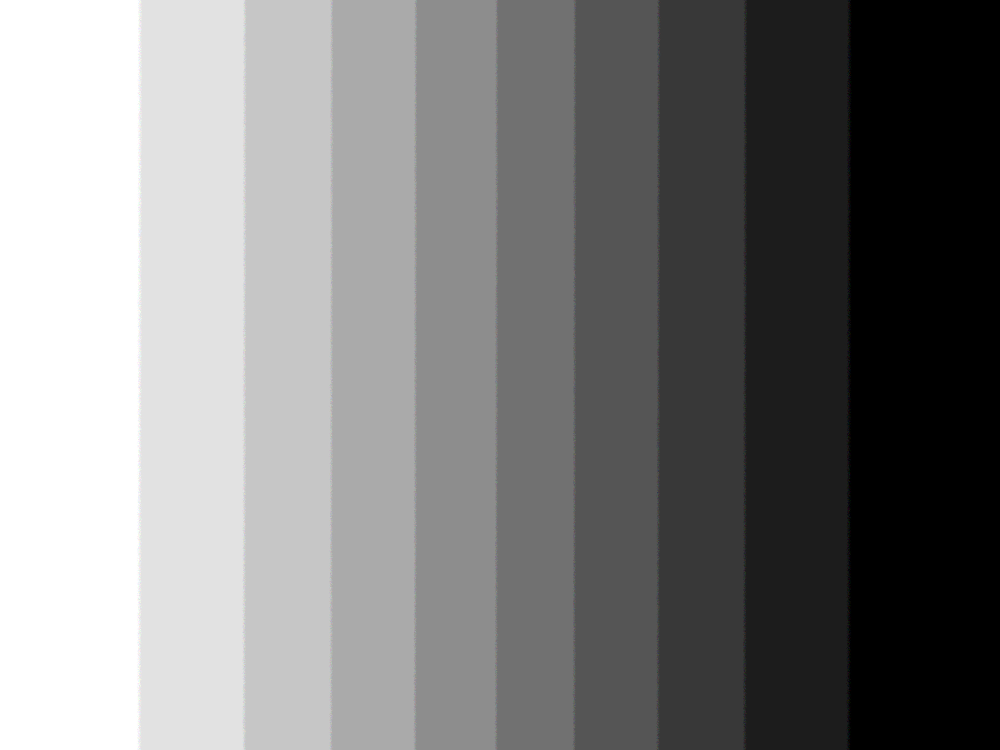
#> input picture assets/images/basic/thresh.jpg, 2000 x 1500 px (shown at 1/2 size)
$ jupyter execute --allow-errors image_processing_techniques.ipynb   (older library calls are emulated)   (text cells are left out)
#> lines starting #> are read from the running program, lines starting #| are printed output that depends on the picture; after the words box and inside, x2 and y2 are one past the last pixel; in counts of white or black regions, pixels touching at a corner belong together
[cell 1]
import cv2
import numpy as np
from matplotlib import pyplot as plt

img=np.random.randint(100, 150, size=[5, 5], dtype=np.uint8)
print(f'img : \n{img}\n')

thd, t1 = cv2.threshold(img, 125, 245, cv2.THRESH_BINARY)   # try 125
print(f'thd : {thd}\n\n'
      f't1 :\n{t1}')

[cell 2]
import cv2
import numpy as np

img = cv2.resize(cv2.imread('../assets/images/basic/thresh.jpg', 0), (300,200))
#> img: shape (200, 300); min 0, max 255, mean 125.9
# img = cv2.resize(cv2.imread('../assets/images/basic/lenaColor.png', 0),(400, 300))

ret, thresh1 = cv2.threshold(img, 127, 255, cv2.THRESH_BINARY)  # 1=255, 0=0
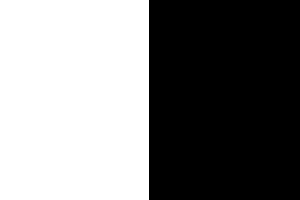
#> thresh1: shape (200, 300); 49.7% white; 1 white region, box (x1, y1, x2, y2) and area: (0, 0, 149, 200) 29800
ret, thresh2 = cv2.threshold(img, 127, 255, cv2.THRESH_BINARY_INV)
ret, thresh3 = cv2.threshold(img, 127, 255, cv2.THRESH_TRUNC)   # 1=127 Thresh, 0=value
ret, thresh4 = cv2.threshold(img, 127, 255, cv2.THRESH_TOZERO)  # 1=value,  0=0
ret, thresh5 = cv2.threshold(img, 127, 255, cv2.THRESH_TOZERO_INV)
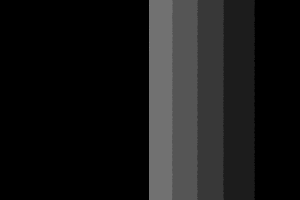
#> thresh5: shape (200, 300); min 0, max 124, mean 23.7

titles = ['Original Image', 'BINARY', 'BINARY_INV', 'TRUNC', 'TOZERO', 'TOZERO_INV']
images = [img, thresh1, thresh2, thresh3, thresh4, thresh5]
print(f'ret : {ret}')

plt.figure(figsize=(16, 8))

for idx, (t, i) in enumerate(zip(titles, images)):
    plt.subplot(2, 3, idx + 1),  plt.imshow(i, 'gray')
    plt.setp(plt.title(t), color='k')
    plt.xticks([]), plt.yticks([])
#> this loop made 6 passes
#> t on passes 1 to 6: 'Original Image', 'BINARY', 'BINARY_INV', 'TRUNC', 'TOZERO', 'TOZERO_INV'

cv2.waitKey(0)
cv2.destroyAllWindows()
cv2.waitKey(1)

[cell 3]
import cv2
import numpy as np

img=np.random.randint(0, 255, size=[5, 5], dtype=np.uint8)

print(f'img :\n{img}\n')

t1, thd = cv2.threshold(img, 127, 255, cv2.THRESH_BINARY)   # try 127 → 125
print(f'threshHold : {t1}\n\n'
      f'thd :\n{thd}\n')

Ad_thd_mean = cv2.adaptiveThreshold(img, 255, cv2.ADAPTIVE_THRESH_MEAN_C, cv2.THRESH_BINARY, 3, 3)
print(f'Ad_thd_mean :\n{Ad_thd_mean}\n')

Ad_thd_gauss = cv2.adaptiveThreshold(img, 255, cv2.ADAPTIVE_THRESH_GAUSSIAN_C, cv2.THRESH_BINARY, 3, 3)
print(f'Ad_thd_gauss :\n{Ad_thd_mean}')

[cell 4]
import numpy as np
import cv2

image = cv2.imread('../assets/images/basic/mybaby.jpg', 0)
cv2.imshow('Original', image)

ret, thresh = cv2.threshold(image, 127, 255, cv2.THRESH_BINARY)  # 1 : 255, 0 : 0
cv2.imshow('Thresh hold 127, 255', thresh)

#> (the rest of this cell did not finish here and is left out)

[cell 5]
import cv2
import numpy as np

img=np.random.randint(0, 256, size=[5, 5], dtype=np.uint8)
print(f'img : \n{img}\n')

th2, img2 = cv2.threshold(img, 0, 255,  cv2.THRESH_OTSU)  # type
print(f'THRESH_OTSU th2 : {th2}\n\n'
      f'img2 :\n{img2}')

[cell 6]
# using cv2 module
import numpy as np
from matplotlib import pyplot as plt
import cv2

image = cv2.imread('../assets/images/basic/mybaby.jpg', 0)
# image = cv2.imread('../assets/images/basic/lenaColor.png', 0)

cv2.imshow('original', image)

ret, thresh = cv2.threshold(image, 127, 255, cv2.THRESH_BINARY)  # 1 : 255, 0 : 0
cv2.imshow('Thresh hold : 127', thresh)

# Otsu threshold
th2, img2 = cv2.threshold(image, 0, 255,  cv2.THRESH_OTSU)
#> th2 = 0
print(f"Otsu's threshold : {th2}")
#| Otsu's threshold : 0.0
cv2.imshow(f'Otsu : {th2}', img2)

plt.figure(figsize=(10,4))
#> (the rest of this cell did not finish here and is left out)

[cell 7]
import cv2
import numpy as np
img=np.random.randint(-256, 256, size=[4, 5], dtype=np.int16)   # –32768 ~ 32767,  0 ~ 65535
rst=cv2.convertScaleAbs(img)                                    # 絕對值
print(f'img =\n{img}\n\n'
      f'rst =\n{rst}\n\n'
      f'np.abs()\n{np.abs(img)}')    # numpy 也可以

[cell 8]
img = np.zeros((7, 7), dtype=np.uint8)
img[1:6, 1:6] = 10  # padding problem = 10
print(f'img :\n{img}\n')

sobelx = cv2.Sobel(img, -1, 1, 0, ksize=-1)  # ddepth = -1, dx=1, dy=0
sobely = cv2.Sobel(img, -1, 0, 1, ksize=-1)  # ddepth = -1, dx=0, dy=1
sobelxy =  cv2.addWeighted(sobelx, 0.5, sobely, 0.5, 0)  # dst = src1*alpha + src2*beta + gamma;

print(f'sobelx uint8 :\n{sobelx}\n\n'
      f'sobely uint8 :\n{sobely}\n\n'
      f'sobelxy :\n{sobelxy}\n')

[cell 9]
img = np.zeros((7, 7), dtype=np.uint8)
img[1:6, 1:6] = 10
print(f'img :\n{img}\n')

sobelx = cv2.Sobel(img, cv2.CV_64F, 1, 0)   # ddepth = cv2.CV64V
sobely = cv2.Sobel(img, cv2.CV_64F, 0, 1)   # ddepth = cv2.CV64V

sobelx = cv2.convertScaleAbs(sobelx)        # 絕對值, 轉換為cv2.CV_8U
sobely = cv2.convertScaleAbs(sobely)        # 絕對值, 轉換為cv2.CV_8U
sobelxy = cv2.addWeighted(sobelx, 0.5, sobely, 0.5, 0)

print(f'sobelx CV_64F :\n{sobelx}\n\n'
      f'sobely CV_64F :\n{sobely}\n\n'
      f'sobelxy :\n{sobelxy}\n')

[cell 10]
# 只處理了一邊
import cv2
o = cv2.imread('../assets/images/basic/sobel.bmp')
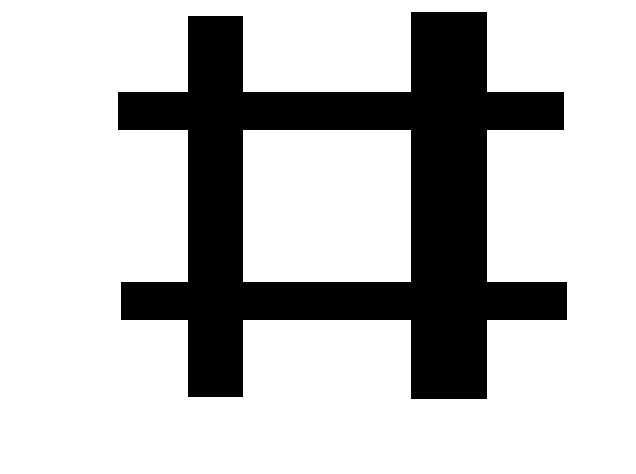
#> input picture assets/images/basic/sobel.bmp, 636 x 474 px
#> o is the input picture: shape (474, 636, 3); 75.4% white; 1 black region, box (x1, y1, x2, y2) and area: (118, 12, 567, 399) 74307
# o = cv2.imread('../assets/images/basic/contour.png')
sobelx = cv2.Sobel(o, -1, 1, 0, ksize=-1)   # o, ddepth=-1, dx=1, dy=0, ksize = -1(default)
#> sobelx: shape (474, 636, 3); 0.47% white in thin lines or dots, all inside (x1, y1, x2, y2) = (242, 11, 568, 400)
sobely = cv2.Sobel(o, -1, 0, 1, ksize=-1)   # o, ddepth=-1, dx=0, dy=1, ksize = -1(default)
#> sobely: shape (474, 636, 3); 0.52% white in thin lines or dots, all inside (x1, y1, x2, y2) = (117, 129, 568, 400)
# fg1 = cv2.bitwise_and(sobelx, sobely)

cv2.imshow('original', o)
cv2.imshow('dx, CV_U8', sobelx)
cv2.imshow('dy, CV_U8', sobely)
# cv2.imshow('y',fg1)

cv2.waitKey()
cv2.destroyAllWindows()
cv2.waitKey(1)

[cell 11]
import cv2
# o = cv2.imread('../assets/images/basic/sobel.bmp')
# o = cv2.imread('../assets/images/basic/contour.png')
o = cv2.imread('../assets/images/basic/road1.jpg')
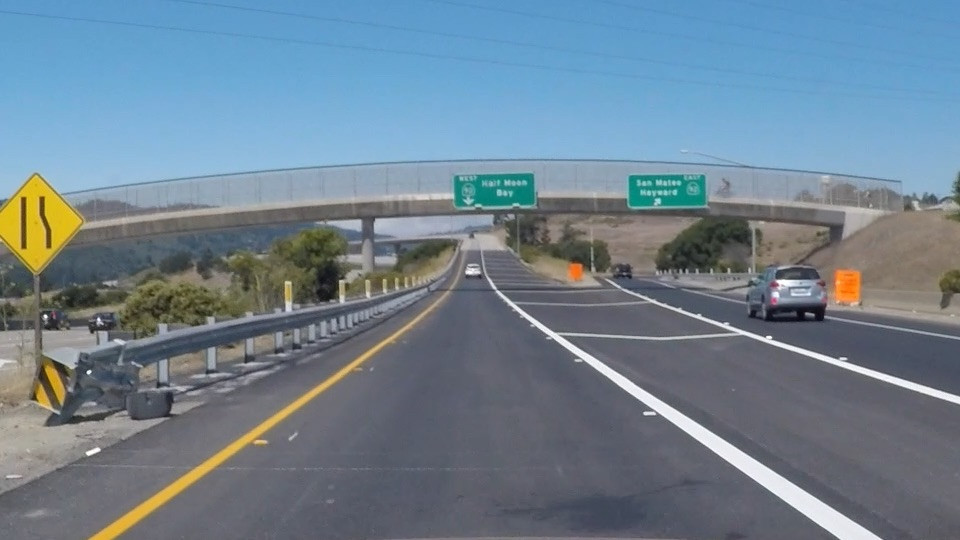
#> input picture OpenCV/image/road1.jpg, 960 x 540 px, found by its file name
#> o is the input picture: shape (540, 960, 3); mean B, G, R 144.4, 130.2, 111.3

sobelx = cv2.Sobel(o, cv2.CV_16S, 1, 0)     # ddepth = cv2.CV_16S, dx=1, dy=0,
#> sobelx: shape (540, 960, 3) int16
# sobelx = cv2.Sobel(o, cv2.CV_64F, 1, 0)   # ddepth = cv2.CV64V
sobelx = cv2.convertScaleAbs(sobelx)        # 絕對值, 轉換為cv2.CV_8U

sobely = cv2.Sobel(o, cv2.CV_64F, 0, 1)     # ddepth = cv2.CV_64V, dx=0, dy=1,
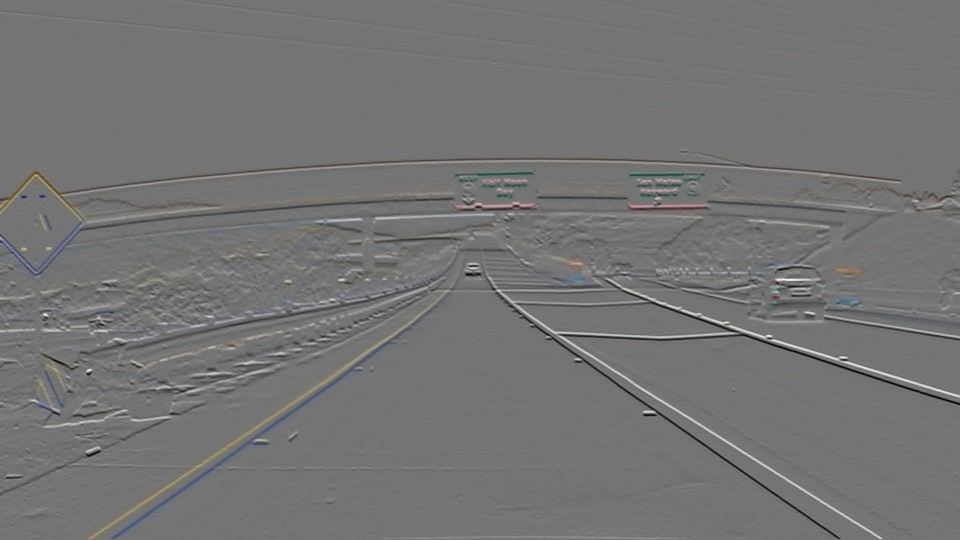
#> sobely: shape (540, 960, 3) float64; mean B, G, R -1.3, -0.6, 0.3; drawn with min black and max white
sobely = cv2.convertScaleAbs(sobely)        # 絕對值, 轉換為 cv2.CV_8U

sobelxy_or = cv2.bitwise_or(sobelx, sobely)
# sobelxy_and = cv2.bitwise_and(sobelx, sobely)

cv2.imshow('original', o)
cv2.imshow('x CV_16S', sobelx)
cv2.imshow('y CV_16S', sobely)
cv2.imshow('xy_or', sobelxy_or)
# cv2.imshow('xy_and', sobelxy_and)

cv2.waitKey()
cv2.destroyAllWindows()
cv2.waitKey(1)

[cell 12]
import cv2
o = cv2.imread('../assets/images/basic/sobel.bmp')
# o = cv2.imread('../assets/images/basic/contour.png')

# sobelxy=cv2.Sobel(o, cv2.CV_16S, 1, 1)  # dx=1, dy=1
sobelxy=cv2.Sobel(o, cv2.CV_64F, 1, 1)
sobelxy=cv2.convertScaleAbs(sobelxy)
#> sobelxy: shape (474, 636, 3); 0.04% white in thin lines or dots, all inside (x1, y1, x2, y2) = (117, 11, 568, 400)

cv2.imshow('original', o)
cv2.imshow('xy', sobelxy)

cv2.waitKey()
cv2.destroyAllWindows()
cv2.waitKey(1)

[cell 13]
import cv2
o = cv2.imread('../assets/images/basic/sobel.bmp')
# o = cv2.imread('../assets/images/basic/contour.png')

sobelx = cv2.Sobel(o, cv2.CV_64F, 1, 0)
#> sobelx: shape (474, 636, 3) float64
sobely = cv2.Sobel(o, cv2.CV_64F, 0, 1)
#> sobely: shape (474, 636, 3) float64

sobelx = cv2.convertScaleAbs(sobelx)   # 轉回 uint8
sobely = cv2.convertScaleAbs(sobely)

sobelxy =  cv2.addWeighted(sobelx, 0.5, sobely, 0.5, 0)
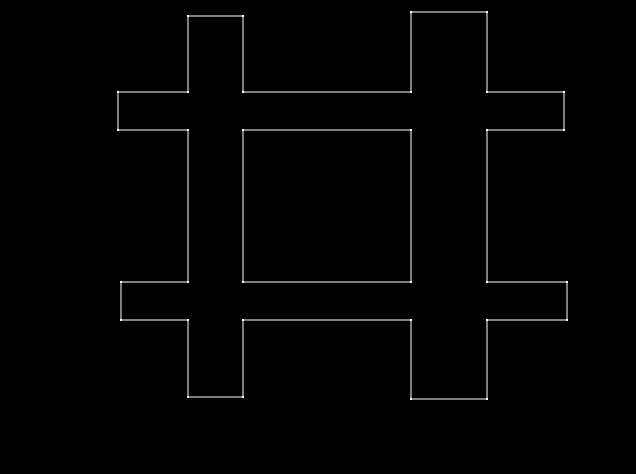
#> sobelxy: shape (474, 636, 3); min 0, max 255, mean 2.5
cv2.imshow('original', o)
cv2.imshow('xy', sobelxy)

cv2.waitKey()
cv2.destroyAllWindows()
cv2.waitKey(1)

[cell 14]
import cv2
import numpy as np
# o = cv2.imread('../assets/images/basic/sobel.bmp')
o = cv2.imread('../assets/images/basic/lenaColor.png')  # 微分更敏感

# scharrx = cv2.Scharr(o, cv2.CV_64F, 1, 0)    # try dx=1, dy=1
# scharry = cv2.Scharr(o, cv2.CV_64F, 0, 1)

#> (the rest of this cell did not finish here and is left out)

[cell 15]
import cv2
o = cv2.imread('../assets/images/basic/lenaColor.png')

# =========== Sobel ======================
#> (the rest of this cell did not finish here and is left out)

[cell 16]
import numpy as np
img=np.array([
[30 ,30 ,30 ,30 ,30 ,30 ,30 ,20 ,10 ,10 ,10 ,10],
[30 ,30 ,30 ,30 ,30 ,30 ,20 ,20 ,10 ,10 ,10 ,10],
[30 ,30 ,30 ,30 ,30 ,20 ,20 ,20 ,10 ,10 ,10 ,10],
[30 ,30 ,30 ,30 ,20 ,20 ,20 ,20 ,10 ,10 ,10 ,10],
[30 ,30 ,30 ,20 ,20 ,20 ,20 ,20 ,10 ,10 ,10 ,10],
[30 ,30 ,20 ,20 ,20 ,20 ,20 ,20 ,10 ,10 ,10 ,10]])/1.
Laplacian = cv2.Laplacian(img, cv2.CV_64F)
# Laplacian = cv2.Laplacian(img, cv2.CV_16S)  # error
Laplacian = cv2.convertScaleAbs(Laplacian)
Laplacian

[cell 17]
import cv2
# o = cv2.imread('../assets/images/basic/sobel.bmp')
o = cv2.imread('../assets/images/basic/lenaColor.png',1)
#> (the rest of this cell did not finish here and is left out)

[cell 18]
import numpy as np
import cv2
img = np.zeros((8, 8), dtype=np.uint8)
img[1:7, 1:7] = 10  # padding problem = 10
print(f'img :\n{img}\n')

sobelx = cv2.Sobel(img, cv2.CV_32F, 1, 0, ksize=-1)  # ddepth = -1, dx=1, dy=0
sobely = cv2.Sobel(img, cv2.CV_32F, 0, 1, ksize=-1)  # ddepth = -1, dx=0, dy=1
mag, angle = cv2.cartToPolar(sobelx, sobely, angleInDegrees=True)
sobelxy =  cv2.addWeighted(sobelx, 0.5, sobely, 0.5, 0)

print(f'sobelx :\n{sobelx}\n\n'
      f'sobely :\n{sobely}\n\n'
      f'mag :\n{mag.round(0)}\n\n'
      f'angle 0, 45, 90, 135.... :\n{angle.round(0)}\n\n'
      f'sobelxy :\n{sobelxy}\n')

[cell 19]
img=np.array([
[30 ,30 ,30 ,30 ,30 ,30 ,30 ,20 ,10 ,10 ,10 ,10],
[30 ,30 ,30 ,30 ,30 ,30 ,20 ,20 ,10 ,10 ,10 ,10],
[30 ,30 ,30 ,30 ,30 ,20 ,20 ,20 ,10 ,10 ,10 ,10],
[30 ,30 ,30 ,30 ,20 ,20 ,20 ,20 ,10 ,10 ,10 ,10],
[30 ,30 ,30 ,20 ,20 ,20 ,20 ,20 ,10 ,10 ,10 ,10],
[30 ,30 ,20 ,20 ,20 ,20 ,20 ,20 ,10 ,10 ,10 ,10]], dtype='uint8')
canny = cv2.Canny(img, 15, 30)
# Laplacian = cv2.Laplacian(img, cv2.CV_16S)  # error
# Laplacian = cv2.convertScaleAbs(Laplacian)
canny

[cell 20]
import cv2
# o = cv2.imread('../assets/images/basic/lenaColor.png', 0)
# o = cv2.imread('../assets/images/basic/contour.png', 1)
o = cv2.imread('../assets/images/basic/coins.jpg',0)

r1=cv2.Canny(o, 50, 150)   # different threshold
r2=cv2.Canny(o, 32, 96)    # different threshold

#> (the rest of this cell did not finish here and is left out)

[cell 21]
import numpy as np
import cv2

image = cv2.imread('../assets/images/basic/road1.jpg', 1)
image = cv2.resize(image, (750, 450), interpolation=cv2.INTER_AREA)
# image = cv2.GaussianBlur(image, (5, 5), 0)
cv2.imshow('Blurred', image)

# Canny edge detection
canny = cv2.Canny(image, 30, 150, apertureSize=3, L2gradient=0) # threshold1=39, threshhold2=150, sobel size=3
#> canny: shape (450, 750); 6.6% white in thin lines or dots, all inside (x1, y1, x2, y2) = (0, 124, 750, 450)
cv2.imshow('Canny', canny)

cv2.waitKey(0)
cv2.destroyAllWindows()
cv2.waitKey(1)

[cell 22]
### import numpy as np
import cv2

cap = cv2.VideoCapture(0)

## Define the codec and create VideoWriter object
fourcc = cv2.VideoWriter_fourcc(*'XVID')
# out = cv2.VideoWriter('./video/output.avi',fourcc, 20.0, (640,480))  # 20 FPS, size=640, 480

while(cap.isOpened()):
    ret, frame = cap.read()
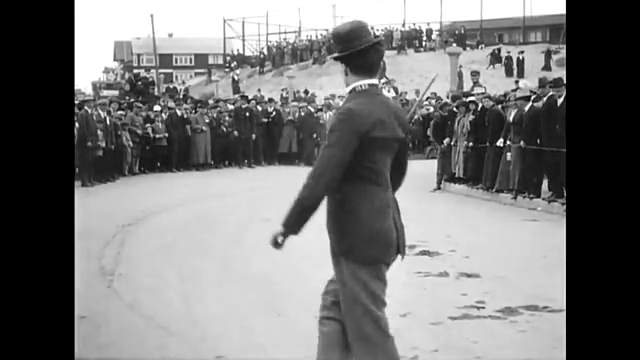
#> input picture frame 17 of OpenCV/video/chaplin.mp4, 640 x 360 px, given in place of the camera
#> frame is the input picture: shape (360, 640, 3); min 0, max 255, mean 121
    frame = cv2.Canny(frame, 100, 200)
#> frame: shape (360, 640); 6.8% white in thin lines or dots, all inside (x1, y1, x2, y2) = (74, 0, 567, 360)
    if ret==True:
#         frame = cv2.flip(frame,0)

# write the flipped frame
#         out.write(frame)
        cv2.imshow('frame', frame)

        if cv2.waitKey(1) == 27:
#> (key Esc is pressed here)
            break
    else:
        break

## Release everything if job is finished
cap.release()
# out.release()
cv2.destroyAllWindows()
cv2.waitKey(1)

[cell 23]
import numpy as np
import cv2

# image = cv2.imread('../assets/images/basic/coins.jpg', 1)
image = cv2.imread('../assets/images/basic/road1.jpg', 0)       # road edge detection
#> image: shape (540, 960); min 8, max 255, mean 126.2

cv2.imshow('Original', image)

# ===== Sobel edge detection ============
sobelX = cv2.Sobel(image, cv2.CV_64F, 1, 0)
sobelY = cv2.Sobel(image, cv2.CV_64F, 0, 1)

sobelX = cv2.convertScaleAbs(sobelX)
sobelY = cv2.convertScaleAbs(sobelY)
sobelXY = cv2.addWeighted(sobelX, 0.5, sobelY, 0.5, 0)
th2, sobelXY = cv2.threshold(sobelXY, 0, 255,  cv2.THRESH_OTSU)
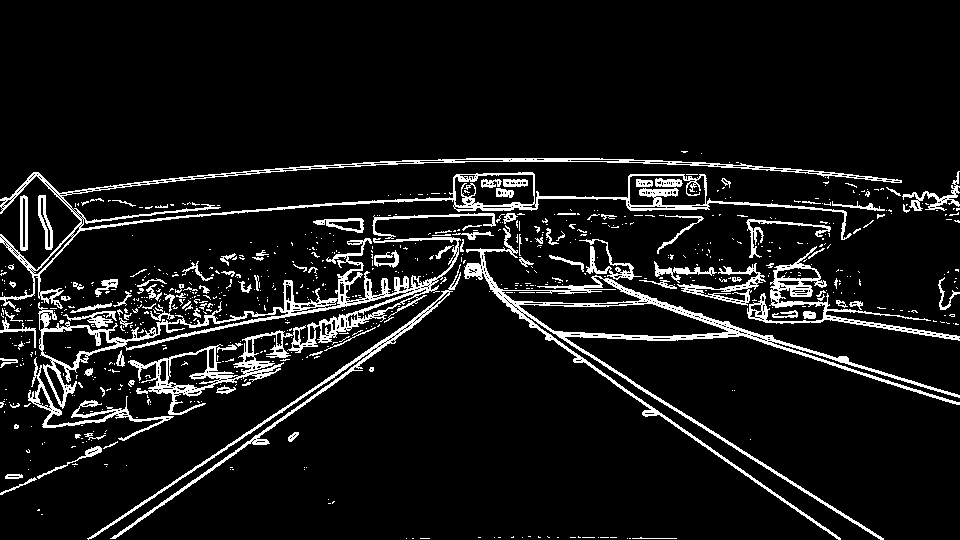
#> sobelXY: shape (540, 960); 8.5% white in thin lines or dots, all inside (x1, y1, x2, y2) = (0, 151, 960, 540)
#> th2 = 60

# ===== Laplacian edge detection ========
lap = cv2.Laplacian(image, cv2.CV_64F)
lap = cv2.convertScaleAbs(lap)
th2, lap = cv2.threshold(lap, 0, 255,  cv2.THRESH_OTSU)
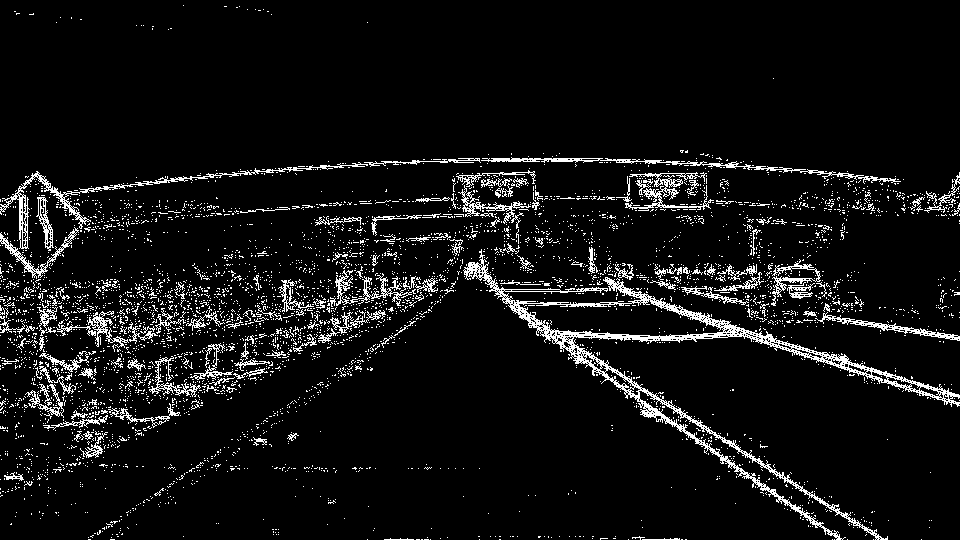
#> lap: shape (540, 960); 6.9% white in thin lines or dots
#> th2 = 22

# ===== Canny edge detection ============
canny=cv2.Canny(image, 32, 128)    # different threshold
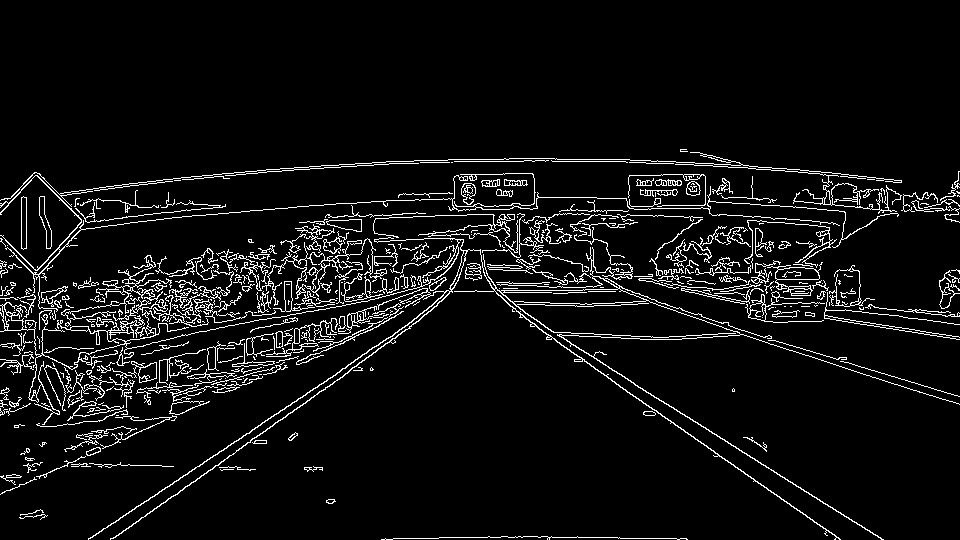
#> canny: shape (540, 960); 6.2% white in thin lines or dots, all inside (x1, y1, x2, y2) = (0, 149, 960, 540)

cv2.imshow('Sobel X', sobelX)
cv2.imshow('Sobel Y', sobelY)
cv2.imshow('Sobel XY after threshold', sobelXY)
cv2.imshow('Laplacian after threshold', lap)
cv2.imshow('canny', canny)

cv2.waitKey(0)
cv2.destroyAllWindows()
cv2.waitKey(1)

[cell 24]
import numpy as np
import cv2

# img = cv2.imread('../assets/images/basic/lenaColor.png',0)
img = cv2.imread('../assets/images/basic/opencv.jpg',1)
d=5
#> (the rest of this cell did not finish here and is left out)

[cell 25]
import numpy as np
import cv2

# img = cv2.imread('../assets/images/basic/lenaColor.png')
img = cv2.imread('../assets/images/basic/opencv.jpg',1)

#> (the rest of this cell did not finish here and is left out)

[cell 26]
import numpy as np
import cv2

# img = cv2.imread('../assets/images/basic/lenaColor.png')
img = cv2.imread('../assets/images/basic/opencv.jpg',1)

#> (the rest of this cell did not finish here and is left out)

[cell 27]
import numpy as np
import cv2
im = cv2.imread('../assets/images/basic/contour.png')
#> (the rest of this cell did not finish here and is left out)

[cell 28]
import numpy as np
import cv2
imgray = cv2.imread('../assets/images/basic/contour.png', 0)

ret, thresh = cv2.threshold(imgray, 225, 255, cv2.THRESH_BINARY_INV)  # try cv2.THRESH_BINARY

cnts, hierarchy = cv2.findContours(thresh, cv2.RETR_EXTERNAL, cv2.CHAIN_APPROX_SIMPLE)
#> cnts = []
print(f'Next, Previous, First_Child, Parent\n {hierarchy}\n')        # [next, previous, First_Child, Parent]
#| Next, Previous, First_Child, Parent
#|  None

cntsImg=[]
for i in range(len(cnts)):
    temp=np.zeros(imgray.shape, np.uint8)
    cntsImg.append(temp)
    cntsImg[i]=cv2.drawContours(cntsImg[i], cnts, i, (255,255,255), 3)
    cv2.imshow('contours['+ str(i)+']', cntsImg[i])
#> this loop made 0 passes
#> after the loop, cntsImg = []

cv2.imshow('imgray', imgray)
cv2.imshow('thresh', thresh)

cv2.waitKey()
cv2.destroyAllWindows()
cv2.waitKey(1)
#> Out = 27
